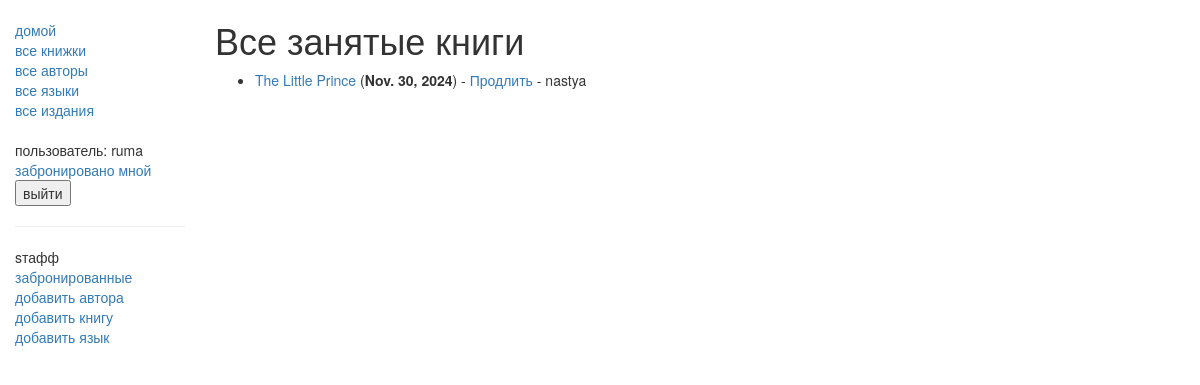
/catalog/borrowed/ (signed in), run on an earlier commit of the app's database.
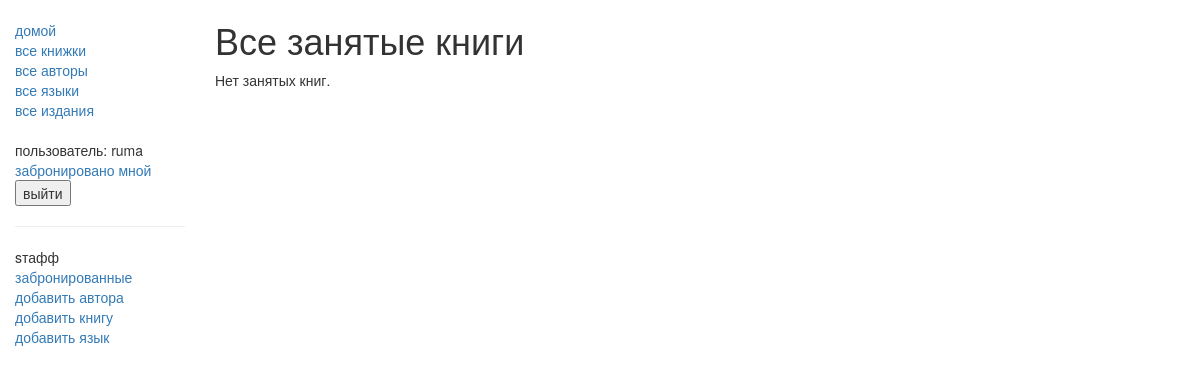
And on a later commit of the database.
### catalog/models.py (models this page shows, shortened)
class BookInstance(models.Model):
    id = models.UUIDField(primary_key=True, default=uuid.uuid4, help_text="Unique ID for this particular book across whole library")
    book = models.ForeignKey('Book', on_delete=models.SET_NULL, null=True)
    imprint = models.CharField(max_length=200)
    due_back = models.DateField(null=True, blank=True)
    LOAN_STATUS = (
        ('m', 'Maintenance'),
        ('o', 'On loan'),
        ('a', 'Available'),
        ('r', 'Reserved'),
    )
    status = models.CharField(max_length=1, choices=LOAN_STATUS, blank=True, default='m', help_text='Book availability')
    class Meta:
        ordering = ["due_back"]
        permissions = (("can_mark_returned", "Set book as returned"),)
    borrower = models.ForeignKey(User, on_delete=models.SET_NULL, null=True, blank=True)
    @property
    def is_overdue(self):
        if self.due_back and date.today() > self.due_back:
            return True
        return False

class Book(models.Model):
    title = models.CharField(max_length=200)
    author = models.ForeignKey('Author', on_delete=models.SET_NULL, null=True)
    """
    # Используется внешний ключ(ForeignKey), потому что у книги может быть только один автор, но у авторов может быть несколько книг
    # Автор в виде строки, а не объекта, поскольку он еще не был объявлен в файле.
    """
    summary = models.TextField(max_length=1000, help_text="Enter a brief description of the book")
    isbn = models.CharField('ISBN',max_length=13, help_text='13 Character <a href="https://www.isbn-international.org/content/what-isbn">ISBN number</a>')
    genre = models.ManyToManyField(Genre, help_text="Select a genre for this book")
    publishers = models.ManyToManyField(Publisher, related_name='books')
    """
    # ManyToManyField(многие ко многим) используется потому, что жанр может содержать много книг. Книги могут охватывать много жанров.
    # Класс жанра уже определен, поэтому мы можем указать объект, указанный выше.
    """
    def display_genre(self):
        """
        Creates a string for the Genre. This is required to display genre in Admin.
        """
        return ', '.join([genre.name for genre in self.genre.all()[:3]])
    display_genre.short_description = 'Genre'

### catalog/views.py (the view)
# urls.py: path('borrowed/', views.LoanedBooksAllListView.as_view(), name='all-borrowed'),
class LoanedBooksAllListView(PermissionRequiredMixin, generic.ListView):
    model = BookInstance
    permission_required = 'catalog.can_mark_returned'
    template_name = 'catalog/bookinstance_list_borrowed_all.html'
    paginate_by = 10
    def get_queryset(self):
        return BookInstance.objects.filter(status__exact='o').order_by('due_back')

### catalog/templates/catalog/bookinstance_list_borrowed_all.html
{% extends "base_generic.html" %}
{% block content %}
    <h1>Все занятые книги</h1>
    {% if bookinstance_list %}
    <ul>
      {% for bookinst in bookinstance_list %}
      <li class="{% if bookinst.is_overdue %}text-danger{% endif %}">
        <a href="{% url 'book-detail' bookinst.book.pk %}">
            {{bookinst.book.title}}</a> (<b>{{ bookinst.due_back }}</b>)
            {% if perms.catalog.can_mark_returned %}-
                <a href="{% url 'renew-book-librarian' bookinst.id %}">Продлить</a>
            {% endif %}
          {% if user.is_staff %}- {{ bookinst.borrower }}{% endif %}
      </li>
      {% endfor %}
    </ul>
    {% else %}
      <p>Нет занятых книг.</p>
    {% endif %}
{% endblock %}

What changed in the data, as far as the page shows it:
removed BookInstance: book "The Little Prince", due_back "Nov. 30, 2024", borrower "nastya"
Also different on the page:
text now shown: "Нет занятых книг."
